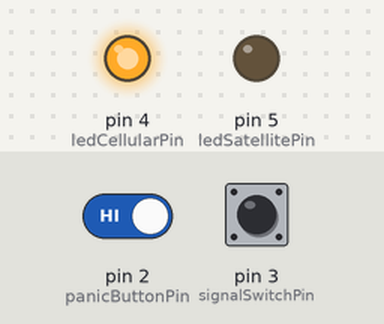
Recording of a sketch running on a simulated Arduino Uno, built with avr-gcc and run on an emulated ATmega328P. Parts: output pins drawn as LEDs (lit = HIGH). Inputs (shaded band) come from the test bench; at power-on: pin 3 (signalSwitchPin) HIGH, pin 2 (panicButtonPin) HIGH. Random numbers use the default seed unless the sketch sets one; what the sketch prints to the serial monitor is not drawn.

Above: at 1.2 s.
1.3 s: pin 3 (signalSwitchPin) pulled LOW for 0.15 s
At 1.37 s:
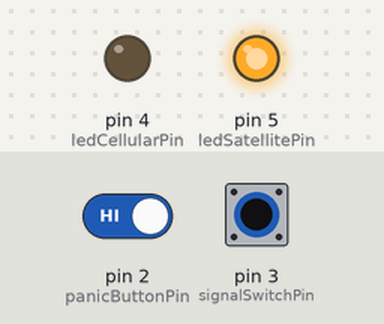
7.0 s: pin 3 (signalSwitchPin) pulled LOW for 3.2 s
At 11.4 s:
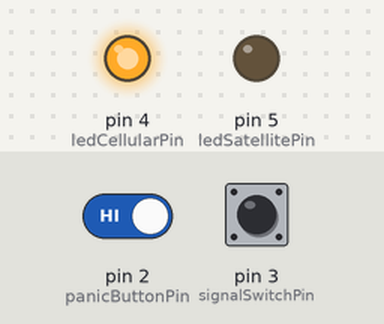
11.7 s: pin 2 (panicButtonPin) driven LOW and pin 3 (signalSwitchPin) driven LOW
At 12.9 s:
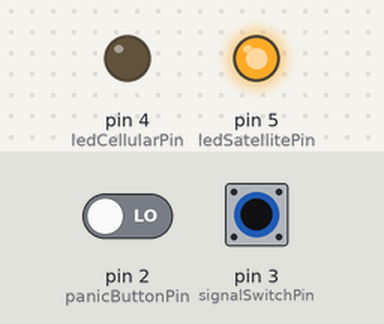
Timing chart, 0 to 14.7 s (numbered marks = the images above; inputs shaded):
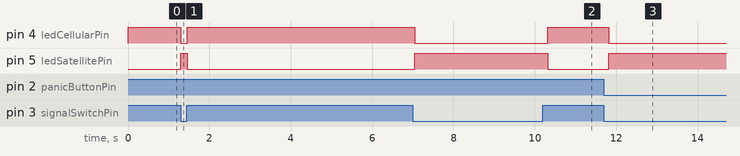

Measured:
- after the input at 1.3 s, pin 4 (ledCellularPin): HIGH → LOW at once, → HIGH 0.15 s later; pin 5 (ledSatellitePin): LOW → HIGH at once, → LOW 0.15 s later
- after the input at 7.0 s, pin 4 (ledCellularPin): HIGH → LOW at once, → HIGH 3.3 s later; pin 5 (ledSatellitePin): LOW → HIGH at once, → LOW 3.3 s later
- after the input at 11.7 s, pin 4 (ledCellularPin): HIGH → LOW after 0.12 s; pin 5 (ledSatellitePin): LOW → HIGH after 0.12 s

The sketch:

main.ino
```cpp
const int panicButtonPin = 2;
const int signalSwitchPin = 3;
const int ledCellularPin = 4;
const int ledSatellitePin = 5;

float temperature = 25.0;
float humidity = 60.0;
String currentGPS = "-23.5505, -46.6333";
bool panicActive = false;
bool cellularSignal = true;

unsigned long lastSensorRead = 0;
const long sensorInterval = 5000;
unsigned long lastGPSUpdate = 0;
const long gpsInterval = 10000;

void setup() {
  Serial.begin(9600);
  Serial.println("OrbitalTrack - Iniciado");

  pinMode(panicButtonPin, INPUT_PULLUP);
  pinMode(signalSwitchPin, INPUT_PULLUP);
  pinMode(ledCellularPin, OUTPUT);
  pinMode(ledSatellitePin, OUTPUT);

  updateSignalLEDs();
}

void loop() {
  if (millis() - lastSensorRead >= sensorInterval) {
    readSensors();
    lastSensorRead = millis();
  }

  if (millis() - lastGPSUpdate >= gpsInterval) {
    updateGPS();
    lastGPSUpdate = millis();
  }

  if (digitalRead(panicButtonPin) == LOW) {
    if (!panicActive) {
      panicActive = true;
      Serial.println("!!! PANIC !!!");
      sendData("PANIC");
       }
  } else {
    if (panicActive) {
      panicActive = false;
      sendData("PANIC_OFF");
    }
  }

  if (digitalRead(signalSwitchPin) == LOW) {
    if (cellularSignal) {
      cellularSignal = false;
      Serial.println("Sinal: Satelite");
      updateSignalLEDs();
    }
  } else {
    if (!cellularSignal) {
      cellularSignal = true;
      Serial.println("Sinal: Celular");
      updateSignalLEDs();
    }
  }
  delay(50);
}

void readSensors() {
  temperature += random(-50, 51) / 100.0;
  humidity += random(-100, 101) / 100.0;

  if (temperature < 10.0) temperature = 10.0;
  if (temperature > 40.0) temperature = 40.0;
  if (humidity < 30.0) humidity = 30.0;
  if (humidity > 90.0) humidity = 90.0;

  Serial.print("T: ");
  Serial.print(temperature);
  Serial.print(" H: ");
  Serial.println(humidity);

  sendData("SENSOR");
}

void updateGPS() {
  float lat = -23.5505 + (random(-100, 101) / 10000.0);
  float lon = -46.6333 + (random(-100, 101) / 10000.0);
  currentGPS = String(lat, 4) + ", " + String(lon, 4);

  Serial.print("GPS: ");
  Serial.println(currentGPS);

  sendData("GPS");
}

void sendData(String dataType) {
  String status = cellularSignal ? "CELULAR" : "SATELITE";

  String dataPacket = "{\"type\": \"" + dataType + "\", ";
  dataPacket += "\"timestamp\": " + String(millis()) + ", ";
  dataPacket += "\"gps\": \"" + currentGPS + "\", ";
  dataPacket += "\"temp\": " + String(temperature, 1) + ", ";
  dataPacket += "\"hum\": " + String(humidity, 1) + ", ";
  dataPacket += "\"panic\": " + String(panicActive ? "true" : "false") + ", ";
  dataPacket += "\"signal\": \"" + status + "\"}";

  Serial.println(dataPacket);
}

void updateSignalLEDs() {
  digitalWrite(ledCellularPin, cellularSignal ? HIGH : LOW);
  digitalWrite(ledSatellitePin, cellularSignal ? LOW : HIGH);
}
```
